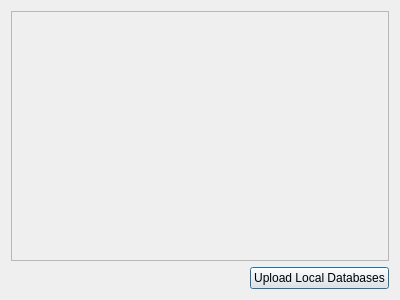
<?xml version="1.0" encoding="UTF-8"?>
<ui version="4.0">
 <class>Dialog</class>
 <widget class="QDialog" name="Dialog">
  <property name="geometry">
   <rect>
    <x>0</x>
    <y>0</y>
    <width>400</width>
    <height>300</height>
   </rect>
  </property>
  <property name="windowTitle">
   <string>Dialog</string>
  </property>
  <layout class="QVBoxLayout" name="verticalLayout">
   <item>
    <widget class="QScrollArea" name="scrollArea">
     <property name="widgetResizable">
      <bool>true</bool>
     </property>
     <widget class="QWidget" name="scrollAreaWidgetContents">
      <property name="geometry">
       <rect>
        <x>0</x>
        <y>0</y>
        <width>370</width>
        <height>220</height>
       </rect>
      </property>
      <layout class="QVBoxLayout" name="scrollLayout"/>
     </widget>
    </widget>
   </item>
   <item>
    <layout class="QHBoxLayout" name="horizontalLayout">
     <item>
      <spacer name="horizontalSpacer">
       <property name="orientation">
        <enum>Qt::Horizontal</enum>
       </property>
       <property name="sizeHint" stdset="0">
        <size>
         <width>40</width>
         <height>20</height>
        </size>
       </property>
      </spacer>
     </item>
     <item>
      <widget class="QPushButton" name="uploadButton">
       <property name="text">
        <string>Upload Local Databases</string>
       </property>
      </widget>
     </item>
    </layout>
   </item>
  </layout>
 </widget>
 <resources/>
 <connections/>
</ui>
